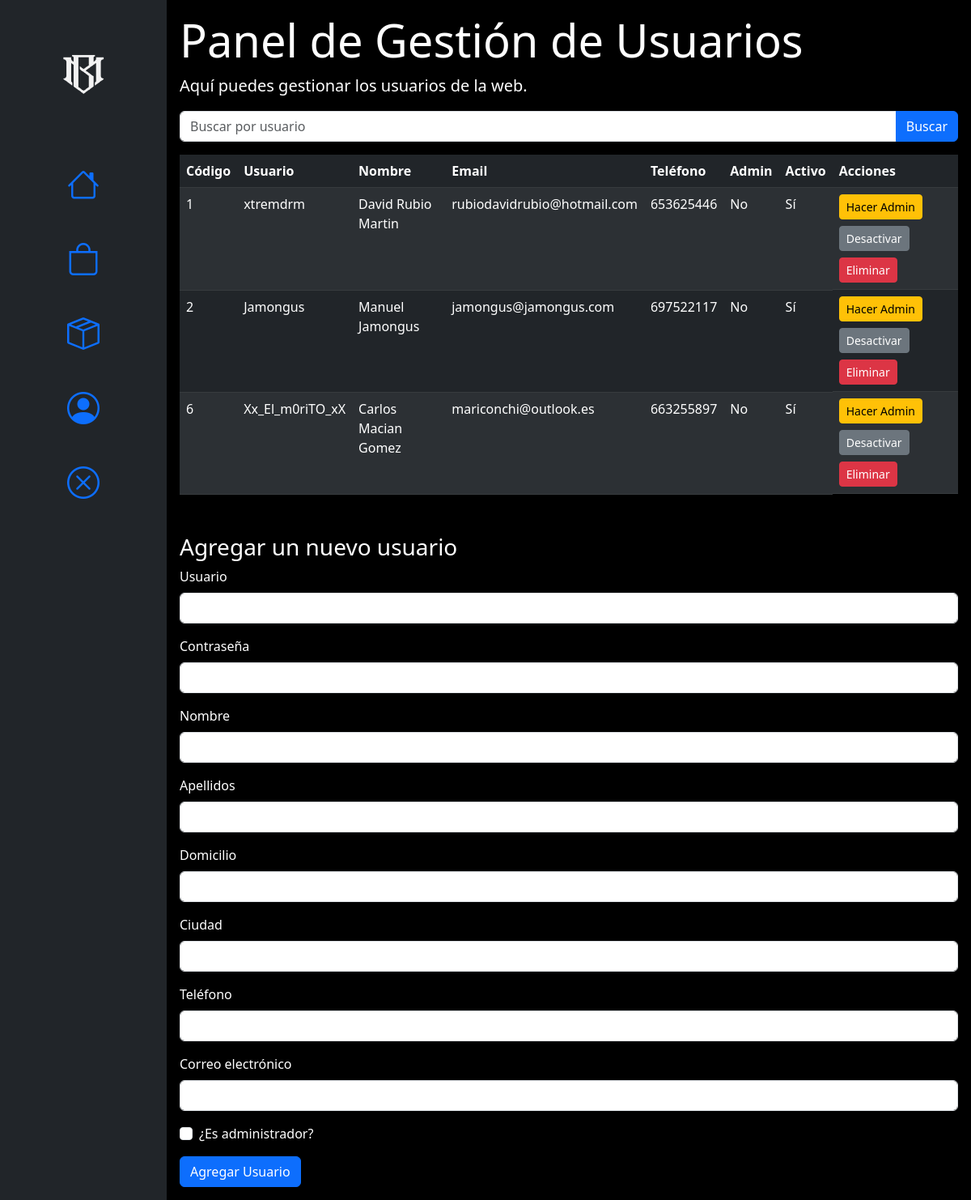
Page /proyectophp/admin/usuarios.php (signed in) on the committed database.
### tables this page shows
CREATE TABLE IF NOT EXISTS `usuarios` (
  `codigo` int(11) NOT NULL AUTO_INCREMENT,
  `usuario` varchar(50) NOT NULL,
  `contrasenya` varchar(100) NOT NULL,
  `activo` int(11) DEFAULT 1,
  `admin` int(11) DEFAULT 0,
  `nombre` varchar(100) DEFAULT NULL,
  `apellidos` varchar(100) DEFAULT NULL,
  `domicilio` varchar(200) DEFAULT NULL,
  `ciudad` varchar(100) DEFAULT NULL,
  `telefono` varchar(20) DEFAULT NULL,
  `email` varchar(100) DEFAULT NULL,
  PRIMARY KEY (`codigo`),
  UNIQUE KEY `usuario` (`usuario`),
  UNIQUE KEY `unique_telefono` (`telefono`),
  UNIQUE KEY `unique_email` (`email`)
);

### proyectophp/admin/AccesoBD.php (called while the page is built, shortened)
<?php
$servername = "localhost";
$username = "root";
$password = "root";
$dbname = "daw";
function conectar() {
    global $servername, $username, $password, $dbname;
    $bbdd = mysqli_connect($servername, $username, $password, $dbname);
    return $bbdd;
}
function obtenerUsuariosFiltrados($filtro = '') {
    $bbdd = conectar();
    if ($filtro) {
        $sql = "SELECT * FROM usuarios WHERE usuario LIKE ?";
        $stmt = mysqli_prepare($bbdd, $sql);
        $param = "%" . $filtro . "%";
        mysqli_stmt_bind_param($stmt, "s", $param);
        mysqli_stmt_execute($stmt);
        $result = mysqli_stmt_get_result($stmt);
    } else {
        $sql = "SELECT * FROM usuarios";
        $result = mysqli_query($bbdd, $sql);
    }
    $usuarios = [];
    if ($result) {
        while ($fila = mysqli_fetch_assoc($result)) {
            $usuarios[] = $fila;
        }
    }
    return $usuarios;
}
?>

### proyectophp/admin/usuarios.php (the view, shortened to what this page needs)
<?php
require 'AccesoBD.php';
$filtro = isset($_GET['filtro']) ? trim($_GET['filtro']) : '';
$result = obtenerUsuariosFiltrados($filtro);
?>
<!DOCTYPE html>
<html lang="es">
<head>
    <link href="https://cdn.jsdelivr.net/npm/bootstrap@5.3.0/dist/css/bootstrap.min.css" rel="stylesheet" />
    <link rel="stylesheet" href="https://cdn.jsdelivr.net/npm/bootstrap-icons@1.11.3/font/bootstrap-icons.min.css" />
</head>
<body>
<div class="container-fluid">
    <div class="row">
        <div class="col-sm-auto bg-dark sticky-top">
            <div class="d-flex flex-sm-column flex-row flex-nowrap bg-dark align-items-center sticky-top">
                <mi-cabecera></mi-cabecera>
            </div>
        </div>
        <div class="col-sm p-3 min-vh-100">
            <h1 class="display-4">Panel de Gestión de Usuarios</h1>
            <p class="lead">Aquí puedes gestionar los usuarios de la web.</p>
            <form method="GET" class="mb-3">
                <div class="input-group">
                    <input type="text" name="filtro" class="form-control" placeholder="Buscar por usuario" value="<?= htmlspecialchars($filtro) ?>">
                    <button type="submit" class="btn btn-primary">Buscar</button>
                </div>
            </form>
            <table class="table table-striped table-dark">
                <thead>
                    <tr>
                        <th>Código</th>
                        <th>Usuario</th>
                        <th>Nombre</th>
                        <th>Email</th>
                        <th>Teléfono</th>
                        <th>Admin</th>
                        <th>Activo</th>
                        <th>Acciones</th>
                    </tr>
                </thead>
                <tbody>
                    <?php
                    if ($result && count($result) > 0) {
                        foreach ($result as $row) {
                            echo "<tr>";
                            echo "<td>" . htmlspecialchars($row['codigo']) . "</td>";
                            echo "<td>" . htmlspecialchars($row['usuario']) . "</td>";
                            echo "<td>" . htmlspecialchars($row['nombre'] . ' ' . $row['apellidos']) . "</td>";
                            echo "<td>" . htmlspecialchars($row['email']) . "</td>";
                            echo "<td>" . htmlspecialchars($row['telefono']) . "</td>";
                            echo "<td>" . ($row['admin'] ? 'Sí' : 'No') . "</td>";
                            echo "<td>" . ($row['activo'] ? 'Sí' : 'No') . "</td>";
                            echo "<td class='d-flex gap-2 flex-wrap'>";
                            echo "<form method='POST' action='actualizarRol.php'>
                                    <input type='hidden' name='codigo' value='" . $row['codigo'] . "' />
                                    <input type='hidden' name='admin' value='" . ($row['admin'] ? 0 : 1) . "' />
                                    <button type='submit' class='btn btn-warning btn-sm'>" . ($row['admin'] ? 'Quitar Admin' : 'Hacer Admin') . "</button>
                                  </form>";
                            echo "<form method='POST' action='actualizarActivo.php'>
                                    <input type='hidden' name='codigo' value='" . $row['codigo'] . "' />
                                    <input type='hidden' name='activo' value='" . ($row['activo'] ? 0 : 1) . "' />
                                    <button type='submit' class='btn btn-secondary btn-sm'>" . ($row['activo'] ? 'Desactivar' : 'Activar') . "</button>
                                  </form>";
                            if (!$row['admin']) {
                                echo "<form method='POST' action='eliminarUsuario.php' onsubmit='return confirm(\"¿Seguro que deseas eliminar este usuario?\");'>
                                        <input type='hidden' name='codigo' value='" . $row['codigo'] . "' />
                                        <button type='submit' class='btn btn-danger btn-sm'>Eliminar</button>
                                      </form>";
                            }
                            echo "</td></tr>";
                        }
                    } else {
                        echo "<tr><td colspan='8'>No se encontraron usuarios.</td></tr>";
                    }
                    ?>
                </tbody>
            </table>
            <h3 class="mt-5">Agregar un nuevo usuario</h3>
            <form action="agregarUsuario.php" method="POST">
                <div class="mb-3"><label for="usuario" class="form-label">Usuario</label><input type="text" class="form-control" id="usuario" name="usuario" required /></div>
                <div class="mb-3"><label for="contrasenya" class="form-label">Contraseña</label><input type="password" class="form-control" id="contrasenya" name="contrasenya" required /></div>
                <div class="mb-3"><label for="nombre" class="form-label">Nombre</label><input type="text" class="form-control" id="nombre" name="nombre" /></div>
                <div class="mb-3"><label for="apellidos" class="form-label">Apellidos</label><input type="text" class="form-control" id="apellidos" name="apellidos" /></div>
                <div class="mb-3"><label for="domicilio" class="form-label">Domicilio</label><input type="text" class="form-control" id="domicilio" name="domicilio" /></div>
                <div class="mb-3"><label for="ciudad" class="form-label">Ciudad</label><input type="text" class="form-control" id="ciudad" name="ciudad" /></div>
                <div class="mb-3"><label for="telefono" class="form-label">Teléfono</label><input type="text" class="form-control" id="telefono" name="telefono" /></div>
                <div class="mb-3"><label for="email" class="form-label">Correo electrónico</label><input type="email" class="form-control" id="email" name="email" /></div>
                <div class="form-check mb-3"><input class="form-check-input" type="checkbox" id="admin" name="admin" /><label class="form-check-label" for="admin">¿Es administrador?</label></div>
                <button type="submit" class="btn btn-primary">Agregar Usuario</button>
            </form>
        </div>
    </div>
</div>
</body>
</html>

### proyectophp/admin/usuarios.php (style rules this page uses)
body { background-color: black; color: white; }

### rows in the picture
usuarios: codigo "1", usuario "xtremdrm", nombre+apellidos "David Rubio Martin", email "rubiodavidrubio@hotmail.com", telefono "653625446", admin "No", activo "Sí"
usuarios: codigo "2", usuario "Jamongus", nombre+apellidos "Manuel Jamongus", email "jamongus@jamongus.com", telefono "697522117", admin "No", activo "Sí"
usuarios: codigo "6", usuario "Xx_El_m0riTO_xX", nombre+apellidos "Carlos Macian Gomez", email "mariconchi@outlook.es", telefono "663255897", admin "No", activo "Sí"
